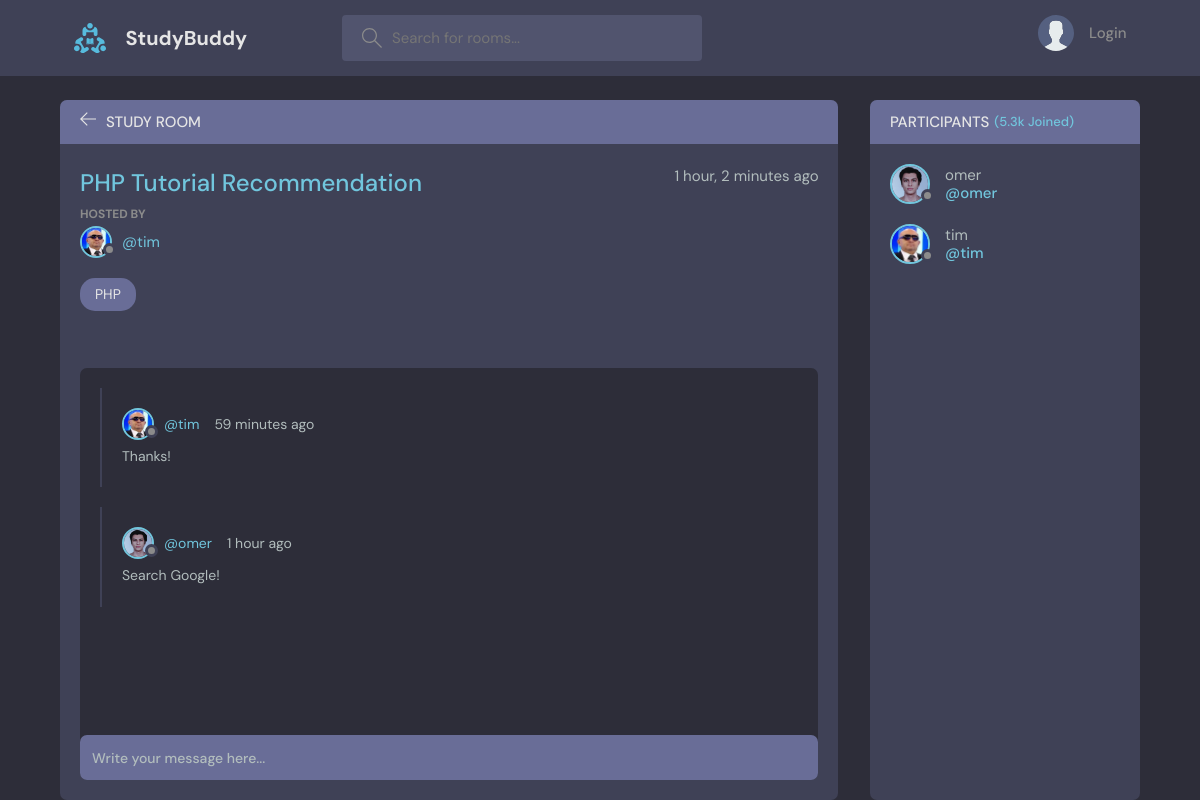
The app's page /room/2 with its own data.
### base/models.py (models this page shows, shortened)
class Room(models.Model):
    host = models.ForeignKey(User, on_delete=models.SET_NULL, null=True) # This will delete all the rooms created by the user when the user is deleted
    topic = models.ForeignKey(Topic, null=True, on_delete=models.SET_NULL)
    name = models.CharField(max_length=200)
    description = models.TextField(blank=True, null=True) # Difference of blank and null = blank is for form validation, null is for database validation
    participants = models.ManyToManyField(User, related_name='participants', blank=True) # This will allow us to add participants to the room
    updated = models.DateTimeField(auto_now=True) # Takes a snapshot of the time when the model is updated
    created = models.DateTimeField(auto_now_add=True) # Initial time when the model is createdp
    class Meta:
        ordering = ['-updated', '-created'] # This will order the rooms by the updated and created fields in descending order

class User(AbstractUser):
    name = models.CharField(null=True, max_length=255)
    email = models.EmailField(null=True, max_length=255, unique=True)
    bio = models.TextField(null=True, blank=True)
    avatar = models.ImageField(null=True, default='avatar.svg')
    USERNAME_FIELD = 'email'
    REQUIRED_FIELDS = []

class Topic(models.Model):
    name = models.CharField(max_length=200)
    updated = models.DateTimeField(auto_now=True) # Takes a snapshot of the time when the model is updated
    created = models.DateTimeField(auto_now_add=True) # Initial time when the model is createdp
    def __str__(self):
        return self.name

class Message(models.Model):
    user = models.ForeignKey(User, on_delete=models.CASCADE)
    room = models.ForeignKey(Room, on_delete=models.CASCADE) # This will delete all the messages in the room when the room is deleted
    body = models.TextField()
    updated = models.DateTimeField(auto_now=True) # Takes a snapshot of the time when the model is updated
    created = models.DateTimeField(auto_now_add=True) # Initial time when the model is createdp
    class Meta:
        ordering = ['-updated', '-created'] # This will order the rooms by the updated and created fields in descending order

### base/views.py (the view, shortened to what this page needs)
# urls.py: path('room/<str:pk>', views.room, name='room'), # <str:pk> is a path converter that takes a string and assigns it to the variable pk
def room(request, pk): # pk is the primary key of the room (from the url.py file)
    room = Room.objects.get(id=pk) # This will get the room with the id of pk
    room_messages = room.message_set.all().order_by('-created') # This will get all the messages from the room and order them by the most recent
    participants = room.participants.all()
    context = {'room': room,'room_messages': room_messages, 'participants': participants}
    return render(request, 'base/room.html', context)

### base/templates/base/room.html (shortened to what this page needs)
{% extends 'main.html' %}
{% block content %}
<main class="profile-page layout layout--2">
  <div class="container">
    <div class="room">
      <div class="room__top">
        <div class="room__topLeft">
          <a href="{% url 'home' %}">
            <svg version="1.1" xmlns="http://www.w3.org/2000/svg" width="32" height="32" viewBox="0 0 32 32">
              <title>arrow-left</title>
              <path
                d="M13.723 2.286l-13.723 13.714 13.719 13.714 1.616-1.611-10.96-10.96h27.625v-2.286h-27.625l10.965-10.965-1.616-1.607z">
              </path>
            </svg>
          </a>
          <h3>Study Room</h3>
        </div>
      </div>
      <div class="room__box scroll">
        <div class="room__header scroll">
          <div class="room__info">
            <h3>{{ room.name }}</h3>
            <span>{{ room.created|timesince }} ago</span>
          </div>
          <div class="room__hosted">
            <p>Hosted By</p>
            <a href="{% url 'user-profile' room.host.id %}" class="room__author">
              <div class="avatar avatar--small">
                <img src="{{ room.host.avatar.url }}" />
              </div>
              <span>@{{ room.host.username }}</span>
            </a>
          </div>
          <span class="room__topics">{{ room.topic }}</span>
        </div>
        <div class="room__conversation">
          <div class="threads scroll">
            {% for message in room_messages %}
            <div class="thread">
              <div class="thread__top">
                <div class="thread__author">
                  <a href="{% url 'user-profile' message.user.id %}" class="thread__authorInfo">
                    <div class="avatar avatar--small">
                      <img src="{{ message.user.avatar.url }}" />
                    </div>
                    <span>@{{ message.user.username }}</span>
                  </a>
                  <span class="thread__date">{{ message.created|timesince }} ago</span>
                </div>
              </div>
              <div class="thread__details">
                {{ message.body }}
              </div>
            </div>
            {% endfor %}
          </div>
        </div>
      </div>
      <div class="room__message">
        <form action="" method="POST">
          <input name="body" placeholder="Write your message here..." />
        </form>
      </div>
    </div>
    <div class="participants">
      <h3 class="participants__top">Participants <span>(5.3k Joined)</span></h3>
      <div class="participants__list scroll">
        {% for user in participants %}
        <a href="{% url 'user-profile' user.id %}" class="participant">
          <div class="avatar avatar--medium">
            <img src="{{ user.avatar.url }}" />
          </div>
          <p>
            {{ user.username }}
            <span>@{{ user.username }}</span>
          </p>
        </a>
        {% endfor %}
      </div>
    </div>
  </div>
</main>
{% endblock %}

### records on screen
Room: name "PHP Tutorial Recommendation", created "1 hour, 2 minutes", host.avatar (picture), host.username "tim", topic "PHP"
Message: user.avatar (picture), user.username "tim", created "59 minutes", body "Thanks!"
Message: user.avatar (picture), user.username "omer", created "1 hour", body "Search Google!"
User: avatar (picture), username "omer"
User: avatar (picture), username "tim"
